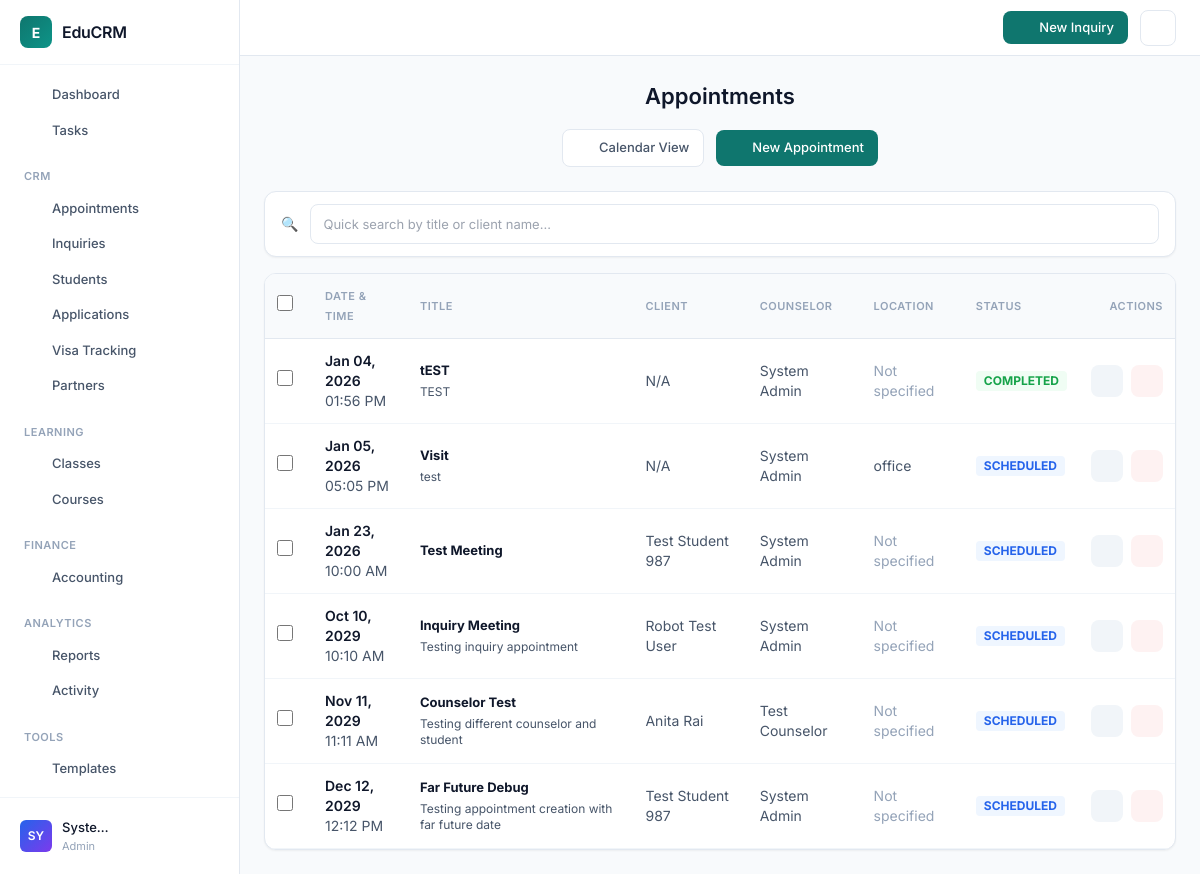
The app's page /prod/modules/appointments/list.php (signed in) with its own data.
### tables this page shows
CREATE TABLE `appointments` (
  `id` int(11) NOT NULL,
  `student_id` int(11) DEFAULT NULL,
  `inquiry_id` int(11) DEFAULT NULL,
  `counselor_id` int(11) NOT NULL,
  `title` varchar(200) NOT NULL,
  `description` text DEFAULT NULL,
  `appointment_date` datetime NOT NULL,
  `duration_minutes` int(11) DEFAULT 30,
  `location` varchar(255) DEFAULT NULL,
  `meeting_link` varchar(255) DEFAULT NULL,
  `status` enum('scheduled','completed','cancelled','no_show') DEFAULT 'scheduled',
  `reminder_sent` tinyint(1) DEFAULT 0,
  `notes` text DEFAULT NULL,
  `created_at` timestamp NOT NULL DEFAULT current_timestamp(),
  `updated_at` timestamp NOT NULL DEFAULT current_timestamp() ON UPDATE current_timestamp(),
  `branch_id` int(11) DEFAULT NULL
);

CREATE TABLE `users` (
  `id` int(11) NOT NULL,
  `name` varchar(100) NOT NULL,
  `email` varchar(100) NOT NULL,
  `password_hash` varchar(255) NOT NULL,
  `role` enum('admin','counselor','teacher','student') NOT NULL DEFAULT 'student',
  `phone` varchar(20) DEFAULT NULL,
  `address` text DEFAULT NULL,
  `country_id` int(11) DEFAULT NULL,
  `education_level_id` int(11) DEFAULT NULL,
  `country` varchar(100) DEFAULT NULL,
  `education_level` varchar(50) DEFAULT NULL,
  `passport_number` varchar(50) DEFAULT NULL,
  `created_at` timestamp NOT NULL DEFAULT current_timestamp(),
  `reset_token` varchar(100) DEFAULT NULL,
  `token_expiry` datetime DEFAULT NULL,
  `deleted_at` timestamp NULL DEFAULT NULL,
  `two_factor_secret` varchar(32) DEFAULT NULL,
  `two_factor_enabled` tinyint(1) DEFAULT 0,
  `last_login_at` timestamp NULL DEFAULT NULL,
  `last_login_ip` varchar(45) DEFAULT NULL,
  `branch_id` int(11) DEFAULT NULL,
  `updated_at` datetime DEFAULT NULL
);

CREATE TABLE `inquiries` (
  `id` int(11) NOT NULL,
  `name` varchar(100) NOT NULL,
  `email` varchar(100) DEFAULT NULL,
  `phone` varchar(20) DEFAULT NULL,
  `intended_country` varchar(100) DEFAULT NULL,
  `country_id` int(11) DEFAULT NULL,
  `intended_course` varchar(50) DEFAULT NULL,
  `education_level` varchar(50) DEFAULT NULL,
  `education_level_id` int(11) DEFAULT NULL,
  `status` enum('new','contacted','converted','closed') DEFAULT 'new',
  `status_id` int(11) DEFAULT NULL,
  `priority` enum('hot','warm','cold') DEFAULT 'warm',
  `priority_id` int(11) DEFAULT NULL,
  `score` int(11) DEFAULT 0,
  `last_contact_date` datetime DEFAULT NULL,
  `engagement_count` int(11) DEFAULT 0,
  `assigned_to` int(11) DEFAULT NULL,
  `last_contacted` datetime DEFAULT NULL,
  `contact_count` int(11) DEFAULT 0,
  `created_at` timestamp NOT NULL DEFAULT current_timestamp(),
  `deleted_at` timestamp NULL DEFAULT NULL,
  `branch_id` int(11) DEFAULT NULL,
  `source` varchar(50) DEFAULT NULL COMMENT 'Lead source: walk_in, referred, social_media_post, social_media_ad, sms_campaign, other',
  `source_other` varchar(255) DEFAULT NULL COMMENT 'Additional details when source is other',
  `updated_at` datetime DEFAULT NULL ON UPDATE current_timestamp()
);

### prod/app/bootstrap.php (called while the page is built, shortened)
<?php
spl_autoload_register(function ($class) {
    $prefix = 'EduCRM\\';
    $base_dir = APP_ROOT . '/app/';
    $len = strlen($prefix);
    $relative_class = substr($class, $len);
    $file = $base_dir . str_replace('\\', '/', $relative_class) . '.php';
});
require_once APP_ROOT . '/app/helpers.php';

### prod/app/helpers.php (called while the page is built, shortened)
<?php
function hasRole(string|array $role): bool
{
    $userRoles = $_SESSION['roles'] ?? [];
    if (isset($_SESSION['role'])) {
        $userRoles[] = $_SESSION['role'];
    }
    return in_array($role, $userRoles);
}

### prod/app/Services/BranchService.php (called while the page is built, shortened)
<?php
class BranchService
{
    public function getBranchFilter(int $userId, string $tableAlias = ''): string
    {
        $prefix = $tableAlias ? $tableAlias . '.' : '';
        if (hasRole('admin')) {
            return '';
        }
        $branchId = $_SESSION['branch_id'] ?? null;
        return " AND {$prefix}branch_id = " . (int) $branchId;
    }
}

### prod/app/Services/AppointmentService.php (called while the page is built, shortened)
<?php
class AppointmentService
{
    private \PDO $pdo;
    public function __construct(\PDO $pdo)
    {
        $this->pdo = $pdo;
    }
    public function getAllAppointments($filters = [], string $branchFilter = '')
    {
        $sql = "
            SELECT
                a.*,
                u1.name as student_name,
                u2.name as counselor_name,
                i.name as inquiry_name
            FROM appointments a
            LEFT JOIN users u1 ON a.student_id = u1.id
            LEFT JOIN users u2 ON a.counselor_id = u2.id
            LEFT JOIN inquiries i ON a.inquiry_id = i.id
            WHERE 1=1 $branchFilter
        ";
        $params = [];
        $sql .= " ORDER BY a.appointment_date ASC";
        $stmt = $this->pdo->prepare($sql);
        $stmt->execute($params);
        return $stmt->fetchAll(\PDO::FETCH_ASSOC);
    }
}

### prod/modules/appointments/list.php (the view, shortened to what this page needs)
<?php
require_once '../../app/bootstrap.php';
require_once '../../templates/header.php';
$appointmentService = new \EduCRM\Services\AppointmentService($pdo);
$branchService = new \EduCRM\Services\BranchService($pdo);
$branchFilter = $branchService->getBranchFilter($_SESSION['user_id'], 'a');
$filters = [];
if (hasRole('admin') || hasRole('branch_manager')) {
    $appointments = $appointmentService->getAllAppointments($filters, $branchFilter);
} else {
    $appointments = $appointmentService->getCounselorAppointments($_SESSION['user_id'], $filters);
}
?>
<div class="page-header flex flex-col sm:flex-row sm:items-center sm:justify-between gap-4 mb-6">
    <h1 class="page-title">Appointments</h1>
    <div class="flex items-center gap-3 flex-wrap">
        <a href="calendar.php" class="btn btn-secondary">
            <?php echo \EduCRM\Services\NavigationService::getIcon('calendar', 16); ?> Calendar View
        </a>
        <a href="add.php" class="btn btn-primary">
            <?php echo \EduCRM\Services\NavigationService::getIcon('plus', 16); ?> New Appointment
        </a>
    </div>
</div>
<div class="bg-white px-4 py-3 rounded-xl border border-slate-200 shadow-sm mb-4">
    <div x-data='searchFilter({
        data: <?php echo json_encode(array_map(function ($a) {
            return [
                'id' => $a['id'],
                'title' => $a['title'],
                'client' => $a['student_name'] ?? $a['inquiry_name'] ?? 'N/A',
                'date' => date('M d, Y H:i', strtotime($a['appointment_date'])),
                'status' => $a['status']
            ];
        }, $appointments)); ?>,
        searchFields: ["title", "client"],
        minLength: 1,
        maxResults: 8
        })' class="relative">
        <div class="flex items-center gap-3">
            <span class="text-slate-400">🔍</span>
            <input type="text" x-model="query" @input="search()" @focus="if(query.length >= 1) showResults = true"
                @keydown="handleKeydown($event)" @keydown.escape="showResults = false"
                class="flex-1 px-3 py-2 border border-slate-300 rounded-lg text-sm focus:ring-2 focus:ring-primary-500"
                placeholder="Quick search by title or client name..." autocomplete="off">
        </div>
    </div>
</div>
<div class="bg-white rounded-xl border border-slate-200 shadow-sm overflow-hidden">
    <div class="overflow-x-auto">
        <table class="w-full text-left border-collapse">
            <thead>
                <tr class="bg-slate-50 border-b border-slate-200 text-slate-600 text-sm">
                    <th class="p-3 w-12">
                        <input type="checkbox" id="selectAll"
                            class="rounded border-slate-300 text-primary-600 focus:ring-primary-500">
                    </th>
                    <th class="p-3 font-semibold">Date & Time</th>
                    <th class="p-3 font-semibold">Title</th>
                    <th class="p-3 font-semibold">Client</th>
                    <?php if (hasRole('admin')): ?>
                        <th class="p-3 font-semibold">Counselor</th>
                    <?php endif; ?>
                    <th class="p-3 font-semibold">Location</th>
                    <th class="p-3 font-semibold">Status</th>
                    <th class="p-3 font-semibold text-right">Actions</th>
                </tr>
            </thead>
            <tbody class="divide-y divide-slate-100">
                <?php if (count($appointments) > 0): ?>
                    <?php foreach ($appointments as $apt): ?>
                        <?php
                        $statusColors = [
                            'scheduled' => 'bg-blue-100 text-blue-700',
                            'completed' => 'bg-emerald-100 text-emerald-700',
                            'cancelled' => 'bg-red-100 text-red-700',
                            'no_show' => 'bg-orange-100 text-orange-700'
                        ];
                        $isToday = date('Y-m-d', strtotime($apt['appointment_date'])) === date('Y-m-d');
                        ?>
                        <tr
                            class="hover:bg-slate-50 transition-colors <?php echo $isToday && $apt['status'] === 'scheduled' ? 'bg-blue-50' : ''; ?>">
                            <td class="p-3">
                                <input type="checkbox"
                                    class="appointment-checkbox rounded border-slate-300 text-primary-600 focus:ring-primary-500"
                                    value="<?php echo $apt['id']; ?>">
                            </td>
                            <td class="p-3">
                                <div class="text-sm">
                                    <div class="font-semibold text-slate-800">
                                        <?php echo date('M d, Y', strtotime($apt['appointment_date'])); ?>
                                    </div>
                                    <div class="text-slate-600">
                                        <?php echo date('h:i A', strtotime($apt['appointment_date'])); ?>
                                    </div>
                                </div>
                            </td>
                            <td class="p-3">
                                <strong class="text-slate-800">
                                    <?php echo htmlspecialchars($apt['title']); ?>
                                </strong>
                                <?php if ($apt['description']): ?>
                                    <p class="text-xs text-slate-500 mt-1">
                                        <?php echo htmlspecialchars(substr($apt['description'], 0, 50)) . (strlen($apt['description']) > 50 ? '...' : ''); ?>
                                    </p>
                                <?php endif; ?>
                            </td>
                            <td class="p-3 text-sm text-slate-600">
                                <?php
                                $clientName = $apt['student_name'] ?? $apt['inquiry_name'] ?? 'N/A';
                                echo htmlspecialchars($clientName);
                                ?>
                            </td>
                            <?php if (hasRole('admin')): ?>
                                <td class="p-3 text-sm text-slate-600">
                                    <?php echo htmlspecialchars($apt['counselor_name']); ?>
                                </td>
                            <?php endif; ?>
                            <td class="p-3 text-sm text-slate-600">
                                <?php if ($apt['meeting_link']): ?>
                                    <a href="<?php echo htmlspecialchars($apt['meeting_link']); ?>" target="_blank"
                                        class="text-primary-600 hover:underline">
                                        Online Meeting
                                    </a>
                                <?php elseif ($apt['location']): ?>
                                    <?php echo htmlspecialchars($apt['location']); ?>
                                <?php else: ?>
                                    <span class="text-slate-400">Not specified</span>
                                <?php endif; ?>
                            </td>
                            <td class="p-3">
                                <span
                                    class="inline-block px-2 py-0.5 rounded text-xs font-bold uppercase <?php echo $statusColors[$apt['status']]; ?>">
                                    <?php echo str_replace('_', ' ', $apt['status']); ?>
                                </span>
                            </td>
                            <td class="p-3 text-right">
                                <div class="flex gap-2 justify-end items-center">
                                    <a href="edit.php?id=<?php echo $apt['id']; ?>" class="action-btn default" title="Edit">
                                        <?php echo \EduCRM\Services\NavigationService::getIcon('edit', 16); ?>
                                    </a>
                                    <?php if (hasRole('admin')): ?>
                                        <a href="#" onclick="confirmDelete(<?php echo $apt['id']; ?>)" class="action-btn red"
                                            title="Delete">
                                            <?php echo \EduCRM\Services\NavigationService::getIcon('trash', 16); ?>
                                        </a>
                                    <?php endif; ?>
                                </div>
                            </td>
                        </tr>
                    <?php endforeach; ?>
                <?php endif; ?>
            </tbody>
        </table>
    </div>
</div>
<?php require_once '../../templates/footer.php'; ?>

### prod/app/Services/NavigationService.php (shortened to what this page needs)
<?php
class NavigationService
{
    public static function getIcon($name, $size = 18)
    {
        $path = $icons[$name] ?? $icons['home'];
        return '<svg xmlns="http://www.w3.org/2000/svg" width="' . $size . '" height="' . $size . '" viewBox="0 0 24 24" fill="none" stroke="currentColor" stroke-width="2" stroke-linecap="round" stroke-linejoin="round">' . $path . '</svg>';
    }
}

### records on screen
appointments: appointment_date "Jan 04, 2026", appointment_date "01:56 PM", title "tEST", description "TEST", clientName "N/A", counselor.name "System Admin", shows "Not specified", status "COMPLETED", $size 16 (drawn)
appointments: appointment_date "Jan 05, 2026", appointment_date "05:05 PM", title "Visit", description "test", clientName "N/A", counselor.name "System Admin", location "office", status "SCHEDULED", $size 16 (drawn)
appointments: appointment_date "Jan 23, 2026", appointment_date "10:00 AM", title "Test Meeting", student.name "Test Student 987", counselor.name "System Admin", shows "Not specified", status "SCHEDULED", $size 16 (drawn)
appointments: appointment_date "Oct 10, 2029", appointment_date "10:10 AM", title "Inquiry Meeting", description "Testing inquiry appointment", inquiry.name "Robot Test User", counselor.name "System Admin", shows "Not specified", status "SCHEDULED", $size 16 (drawn)
appointments: appointment_date "Nov 11, 2029", appointment_date "11:11 AM", title "Counselor Test", description "Testing different counselor and student", student.name "Anita Rai", counselor.name "Test Counselor", shows "Not specified", status "SCHEDULED", $size 16 (drawn)
appointments: appointment_date "Dec 12, 2029", appointment_date "12:12 PM", title "Far Future Debug", description "Testing appointment creation with far future date", student.name "Test Student 987", counselor.name "System Admin", shows "Not specified", status "SCHEDULED", $size 16 (drawn)

### other values on screen
$item['label'] "Dashboard"
$item['label'] "Tasks"
$section['title'] "CRM"
$item['label'] "Appointments"
$item['label'] "Inquiries"
$item['label'] "Students"
$item['label'] "Applications"
$item['label'] "Visa Tracking"
$item['label'] "Partners"
$section['title'] "LEARNING"
$item['label'] "Classes"
$item['label'] "Courses"
$section['title'] "FINANCE"
$item['label'] "Accounting"
$section['title'] "ANALYTICS"
